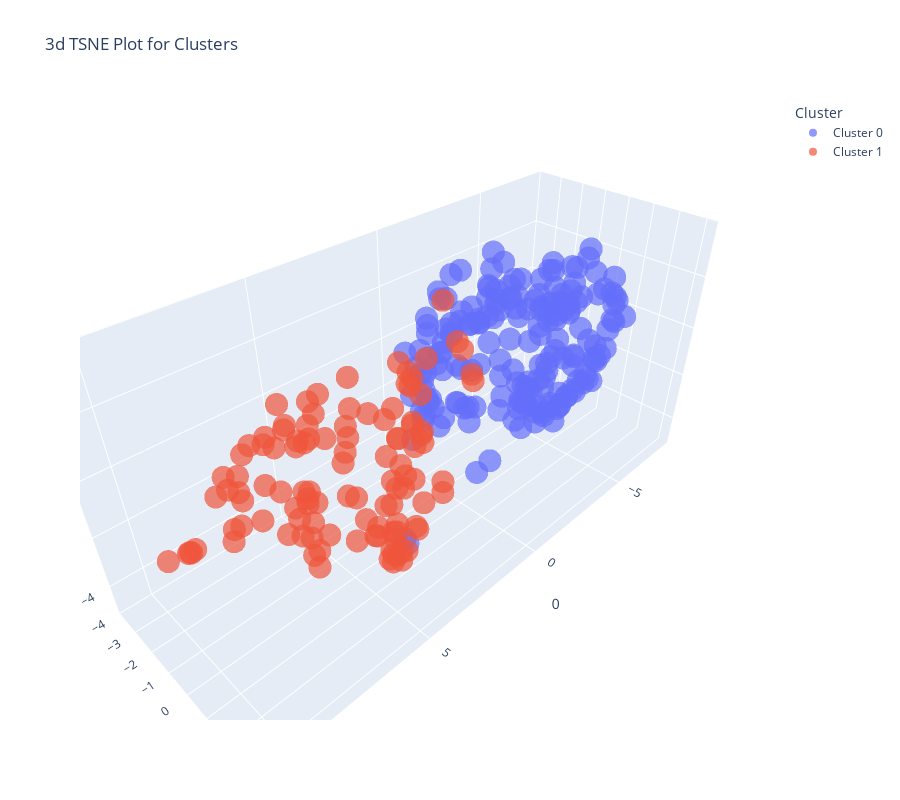

Source (notebook cell):
### Markdown cell above
* Interactive 3D T-SNE plot

### Code cell
# plot elbow
clust.plot_model(kmeans, plot = 'tsne')
